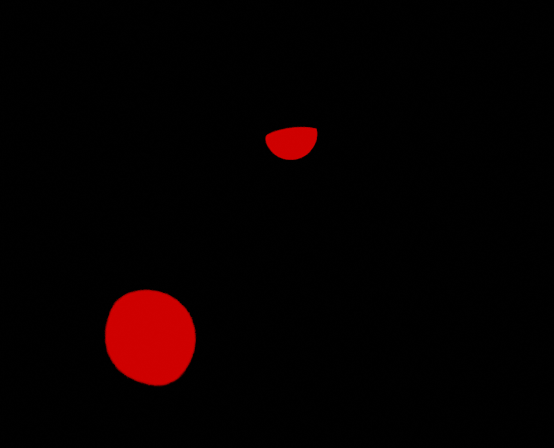
#> input picture output_files/seg_images/example_seg_mask.png, 554 x 448 px
$ jupyter execute find_bounding_box.ipynb
#> lines starting #> are read from the running program, lines starting #| are printed output that depends on the picture; after the words box and inside, x2 and y2 are one past the last pixel; in counts of white or black regions, pixels touching at a corner belong together
[cell 1]
import cv2
import numpy as np

def find_connected_components(image_path):
    # Read the image
    image = cv2.imread(image_path)
#> image is the input picture: shape (448, 554, 3); mean B, G, R 0.4, 0.4, 7.2

    # Convert the image to grayscale
    gray = cv2.cvtColor(image, cv2.COLOR_BGR2GRAY)
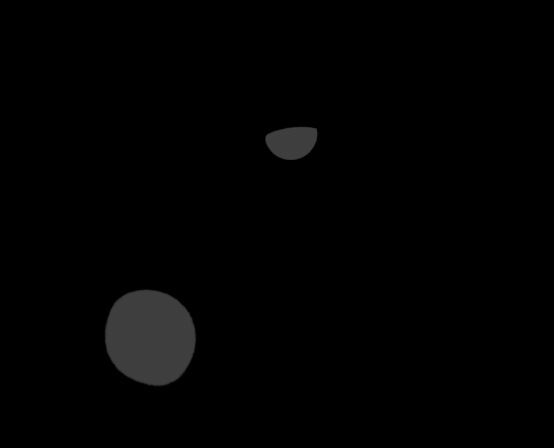
#> gray: shape (448, 554); min 0, max 65, mean 2.5

    # Threshold the image to create a binary image
    _, binary = cv2.threshold(gray, 1, 255, cv2.THRESH_BINARY)
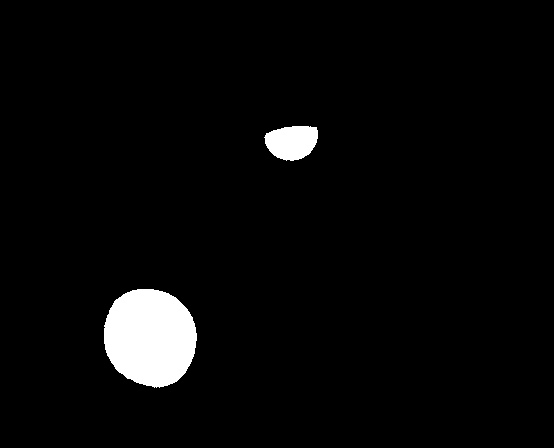
#> binary: shape (448, 554); 3.5% white; 2 white regions, box (x1, y1, x2, y2) and area: (104, 289, 197, 388) 7232, (264, 126, 318, 161) 1457

    # Find connected components
    num_labels, labels, stats, centroids = cv2.connectedComponentsWithStats(binary, connectivity=8)
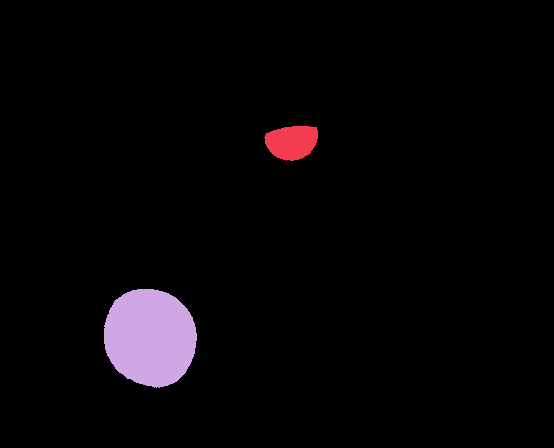
#> labels: shape (448, 554) int32; 3 distinct labels, from 0 to 2; one colour per label, 0 black
#> num_labels = 3; stats = [[0, 0, 554, 448, 239503], [264, 126, 54, 35, 1457], [104, 289, 93, 99, 7232]]; centroids = [[280.2, 220.6], [291.5, 141.7], [149.8, 337]]

    # Initialize a list to store bounding boxes
    bounding_boxes = []

    for i in range(1, num_labels):  # Skip the background label 0
        x_min = stats[i, cv2.CC_STAT_LEFT]
        y_min = stats[i, cv2.CC_STAT_TOP]
        width = stats[i, cv2.CC_STAT_WIDTH]
        height = stats[i, cv2.CC_STAT_HEIGHT]
        x_max = x_min + width - 1
        y_max = y_min + height - 1

        bounding_boxes.append((x_min, y_min, x_max, y_max))
#> this loop made 2 passes
#> (x_min, y_min, width, height, x_max, y_max) on passes 1 to 2: (264, 126, 54, 35, 317, 160), (104, 289, 93, 99, 196, 387)
#> after the loop, bounding_boxes = [(264, 126, 317, 160), (104, 289, 196, 387)]

    return num_labels - 1, bounding_boxes  # Subtract 1 to exclude the background

# Example usage
image_path = '../output_files/seg_images/example_seg_mask.png'
num_items, bounding_boxes = find_connected_components(image_path)
#> num_items = 2; bounding_boxes = [(264, 126, 317, 160), (104, 289, 196, 387)]
print(f"Number of items: {num_items}")
#| Number of items: 2
for i, (x_min, y_min, x_max, y_max) in enumerate(bounding_boxes):
    print(f"Item {i+1}: x_min={x_min}, y_min={y_min}, x_max={x_max}, y_max={y_max}")
#> this loop made 2 passes
#| Item 1: x_min=264, y_min=126, x_max=317, y_max=160
#| Item 2: x_min=104, y_min=289, x_max=196, y_max=387

[cell 2]
import cv2
import numpy as np

def find_connected_components(image_path, output_file):
    # Read the image
#> called with output_file = '../labels/bounding_boxes.txt'
    image = cv2.imread(image_path)

    # Convert the image to grayscale
    gray = cv2.cvtColor(image, cv2.COLOR_BGR2GRAY)

    # Threshold the image to create a binary image
    _, binary = cv2.threshold(gray, 1, 255, cv2.THRESH_BINARY)

    # Find connected components
    num_labels, labels, stats, centroids = cv2.connectedComponentsWithStats(binary, connectivity=8)
#> num_labels = 3; centroids = [[280.2, 220.6], [291.5, 141.7], [149.8, 337]]

    # Initialize a list to store bounding boxes
    bounding_boxes = []

    for i in range(1, num_labels):  # Skip the background label 0
        x_min = stats[i, cv2.CC_STAT_LEFT]
        y_min = stats[i, cv2.CC_STAT_TOP]
        width = stats[i, cv2.CC_STAT_WIDTH]
        height = stats[i, cv2.CC_STAT_HEIGHT]
        x_max = x_min + width - 1
        y_max = y_min + height - 1

        # Convert to center coordinates and dimensions
        x_center = x_min + width / 2
        y_center = y_min + height / 2

        bounding_boxes.append((x_center, y_center, width, height))
#> this loop made 2 passes
#> (x_min, y_min, width, height, x_max, y_max, x_center, y_center) on passes 1 to 2: (264, 126, 54, 35, 317, 160, 291, 143.5), (104, 289, 93, 99, 196, 387, 150.5, 338.5)
#> after the loop, bounding_boxes = [(291, 143.5, 54, 35), (150.5, 338.5, 93, 99)]

    # Write results to a text file
    with open(output_file, 'w') as f:
        for x_center, y_center, width, height in bounding_boxes:
            f.write(f"0 {x_center:.8f} {y_center:.8f} {width:.8f} {height:.8f}\n")
#> this loop made 2 passes

    return num_labels - 1, bounding_boxes  # Subtract 1 to exclude the background

# Example usage
image_path = '../output_files/seg_images/example_seg_mask.png'
output_file = '../labels/bounding_boxes.txt'
num_items, bounding_boxes = find_connected_components(image_path, output_file)
#> bounding_boxes = [(291, 143.5, 54, 35), (150.5, 338.5, 93, 99)]
print(f"Number of items: {num_items}")
#| Number of items: 2
for i, (x_center, y_center, width, height) in enumerate(bounding_boxes):
    print(f"Item {i+1}: x_center={x_center}, y_center={y_center}, width={width}, height={height}")

[cell 3]
import cv2
import numpy as np
import os

def find_connected_components(image_path, output_dir):
    # Read the image
#> called with output_dir = '../labels'
    image = cv2.imread(image_path)

    # Get image dimensions
    image_height, image_width = image.shape[:2]
#> image_height = 448; image_width = 554

    # Convert the image to grayscale
    gray = cv2.cvtColor(image, cv2.COLOR_BGR2GRAY)

    # Threshold the image to create a binary image
    _, binary = cv2.threshold(gray, 1, 255, cv2.THRESH_BINARY)

    # Find connected components
    num_labels, labels, stats, centroids = cv2.connectedComponentsWithStats(binary, connectivity=8)
#> num_labels = 3; centroids = [[280.2, 220.6], [291.5, 141.7], [149.8, 337]]

    # Initialize a list to store bounding boxes
    bounding_boxes = []

    for i in range(1, num_labels):  # Skip the background label 0
        x_min = stats[i, cv2.CC_STAT_LEFT]
        y_min = stats[i, cv2.CC_STAT_TOP]
        width = stats[i, cv2.CC_STAT_WIDTH]
        height = stats[i, cv2.CC_STAT_HEIGHT]

        # Convert to center coordinates and dimensions
        x_center = x_min + width / 2
        y_center = y_min + height / 2

        # Convert to ratios
        x_center /= image_width
        y_center /= image_height
        width /= image_width
        height /= image_height

        bounding_boxes.append((x_center, y_center, width, height))
#> this loop made 2 passes
#> (x_min, y_min, width, height, x_center, y_center) on passes 1 to 2: (264, 126, 0.0975, 0.0781, 0.525, 0.32), (104, 289, 0.168, 0.221, 0.272, 0.756)
#> after the loop, bounding_boxes = [(0.525, 0.32, 0.0975, 0.0781), (0.272, 0.756, 0.168, 0.221)]

    # Create the output file path
    base_name = os.path.basename(image_path)
    output_file = os.path.join(output_dir, os.path.splitext(base_name)[0] + '.txt')

    # Write results to a text file
    with open(output_file, 'w') as f:
        for x_center, y_center, width, height in bounding_boxes:
            f.write(f"0 {x_center:.8f} {y_center:.8f} {width:.8f} {height:.8f}\n")
#> this loop made 2 passes

    return num_labels - 1, bounding_boxes  # Subtract 1 to exclude the background

# Example usage
image_path = '../output_files/seg_images/example_seg_mask.png'
output_dir = '../labels'
num_items, bounding_boxes = find_connected_components(image_path, output_dir)
print(f"Number of items: {num_items}")
#| Number of items: 2
for i, (x_center, y_center, width, height) in enumerate(bounding_boxes):
    print(f"Item {i+1}: x_center={x_center}, y_center={y_center}, width={width}, height={height}")
